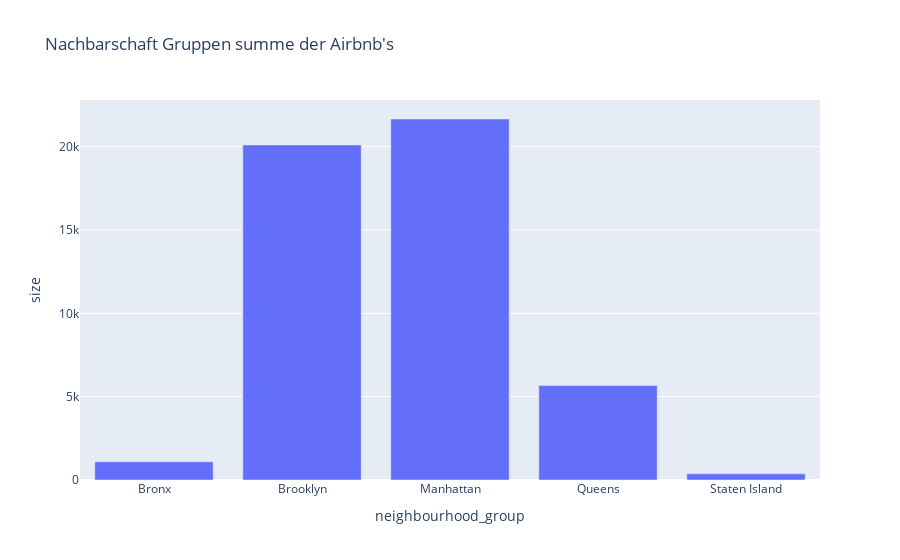

Source (notebook cell):
### Code cell
# Size neighborhood:
neighbourhood_group_size = airbnb_df.groupby("neighbourhood_group").size().reset_index(name='size')
fig_neighbourhood_group_size = px.bar(neighbourhood_group_size, x="neighbourhood_group", y = "size", title="Nachbarschaft Gruppen summe der Airbnb's")
fig_neighbourhood_group_size

### Figure 1 — Plotly figure (JSON) as saved in the notebook; plotly's stock layout.template omitted (floating-point values rounded to 4 significant figures)
{"data": [{"alignmentgroup": "True", "hovertemplate": "neighbourhood_group=%{x}<br>size=%{y}<extra></extra>", "legendgroup": "", "marker": {"color": "#636efa", "pattern": {"shape": ""}}, "name": "", "offsetgroup": "", "orientation": "v", "showlegend": false, "textposition": "auto", "type": "bar", "x": ["Bronx", "Brooklyn", "Manhattan", "Queens", "Staten Island"], "xaxis": "x", "y": [1091, 20104, 21661, 5666, 373], "yaxis": "y"}], "layout": {"barmode": "relative", "legend": {"tracegroupgap": 0}, "title": {"text": "Nachbarschaft Gruppen summe der Airbnb's"}, "xaxis": {"anchor": "y", "domain": [0, 1], "title": {"text": "neighbourhood_group"}}, "yaxis": {"anchor": "x", "domain": [0, 1], "title": {"text": "size"}}}}
